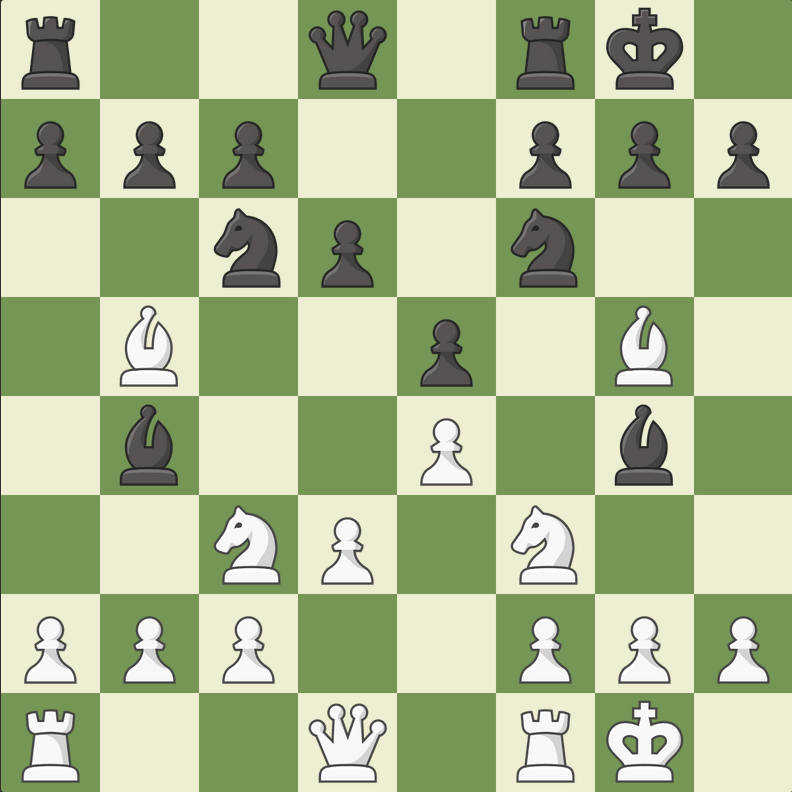
#> input picture DATA/raw/mid1.png, 792 x 792 px
$ jupyter execute 'Data Synthesis.ipynb'
#> lines starting #> are read from the running program, lines starting #| are printed output that depends on the picture
[cell 1]
import numpy as np
from PIL import Image
import matplotlib.pyplot as plt

[cell 2]
im = Image.open('DATA/raw/mid1.png').convert('RGB').resize((720,720))
im = np.array(im)

[cell 3]
plt.imshow(im)
plt.show()

# Train Set

[cell 4]
pieces = [im[i*90:i*90+90, j*90:j*90+90] for i in range(8) for j in range(8)]
#> pieces = 64 items
#pieces = pieces[:18] + pieces[48:]

[cell 5]
len(pieces)
#> Out = 64

[cell 6]
plt.imshow(pieces[19])
plt.show()
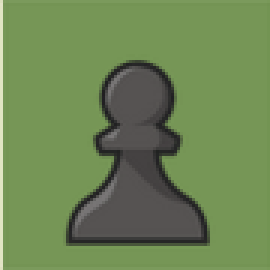
#> shown: shape (90, 90, 3) (shown 3 times larger); mean R, G, B 109.7, 134.1, 84

[cell 7]
for i, p in enumerate(pieces):
    p = Image.fromarray(p, mode='RGB')
    p.save(f'DATA/pieces/i{i}.png')
#> this loop made 64 passes
#> pass 1, `p = Image.fromarray(p, mode='RGB')`:
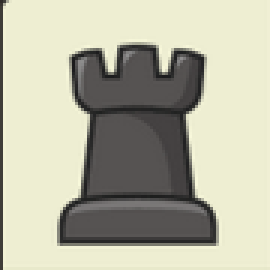
#> p: PIL image 90x90 RGB (shown 3 times larger); mean R, G, B 182.8, 182, 163.2
#> pass 2, `p = Image.fromarray(p, mode='RGB')`:
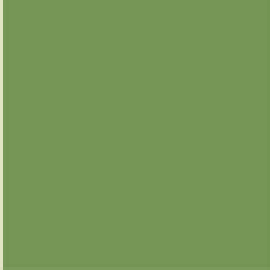
#> p: PIL image 90x90 RGB (shown 3 times larger); mean R, G, B 119.2, 150.9, 87.2
#> pass 3, `p = Image.fromarray(p, mode='RGB')`:
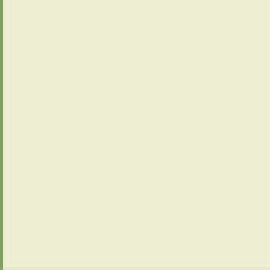
#> p: PIL image 90x90 RGB (shown 3 times larger); mean R, G, B 236.7, 237, 208.7
